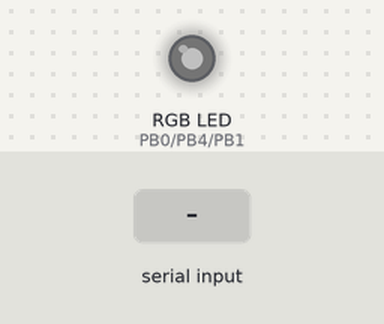
A sketch run on a simulated ATtiny85, built with avr-gcc and run on an emulated ATtiny85. Shown: an RGB LED mixed from three pins (HIGH = lit). The test bench sets the inputs (shaded band). Dim RGB values are drawn brighter than linear.

Above: at 1.2 s.
1.3 s: "90,45\n" received over the second serial link
At 2.9 s:
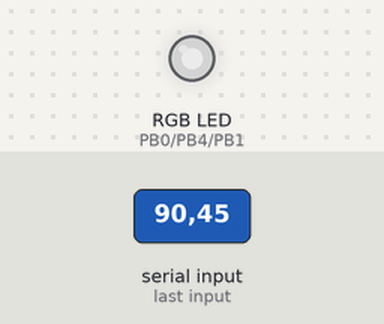
3.2 s: "0\n" received over the second serial link
At 4.3 s:
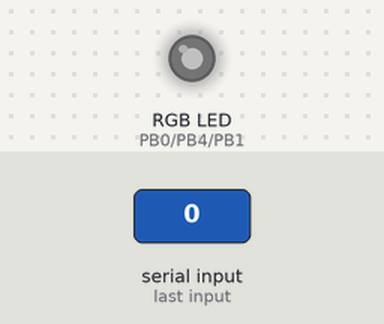
4.7 s: "5\n" received over the second serial link
At 5.4 s:
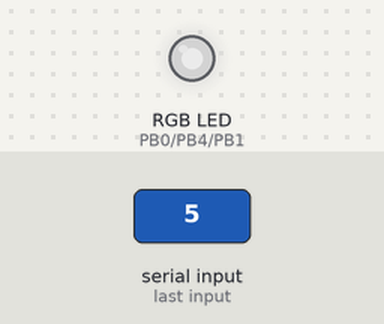
Timing chart, 0 to 7.7 s (numbered marks = the images above; inputs shaded):
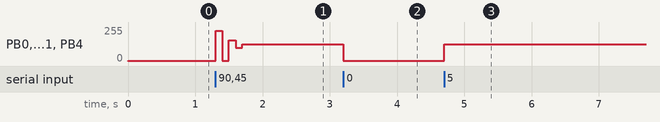

The sketch:

firmware.ino
```cpp
#include <SoftwareSerial.h>
const int redPin    =  0;
const int greenPin  =  4;
const int bluePin   =  1;
const int rstPin    = A0;

const int rxPin     =  2;
const int txPin     =  3;

char readValue = '0';

int red   = 254;
int green = 254;
int blue  = 254;

SoftwareSerial mySerial(rxPin, txPin);

void setup() {
  pinMode(rxPin,     INPUT);
  pinMode(rstPin,    INPUT);
  pinMode(redPin,   OUTPUT);
  pinMode(greenPin, OUTPUT);
  pinMode(bluePin,  OUTPUT);

  mySerial.begin(4800);
  //mySerial.begin(9600);

  // Configure counter/timer0 for fast PWM on PB0 and PB1
  TCCR0A = 3<<COM0A0 | 3<<COM0B0 | 3<<WGM00;
  TCCR0B = 0<<WGM02 | 3<<CS00; // Optional; already set
  // Configure counter/timer1 for fast PWM on PB4
  GTCCR = 1<<PWM1B | 3<<COM1B0;
  TCCR1 = 3<<COM1A0 | 7<<CS10;

  analogWrite(  redPin, red);
  analogWrite(greenPin, green);
  analogWrite( bluePin, blue);
}

int tick = 0;

void loop() {
  if (mySerial.available() > 0) {
    readValue = mySerial.read();

    if (readValue != '\n') {

      if (readValue < 65) {

        // set white via '0' - '9' chars
        red = green = blue = 254 - 25 * (readValue - 48);
        analogWrite(redPin, red);
        analogWrite(greenPin, green);
        analogWrite(bluePin, blue);

      } else {
        // ascii 'A' to 1
        readValue -= 65;

        if (readValue == 0) {
          red = 254;
          green = 254;
          blue = 254;
        } else if (readValue >= 1 && readValue < 10) {
          red = 254 - 28 * (readValue-1);
        } else if (readValue >= 10 && readValue < 19) {
          green = 254 - 28 * (readValue-10);
        } else if (readValue >= 19 && readValue < 28) {
          blue = 254 - 28 * (readValue-19);
        }

        if (red < 4) {
          digitalWrite(redPin, LOW);
        } else {
          analogWrite(redPin, red);
        }
        if (green < 4) {
          digitalWrite(greenPin, LOW);
        } else {
          analogWrite(greenPin, green);
        }
        if (blue < 4) {
          digitalWrite(bluePin, LOW);
        } else {
          analogWrite(bluePin, blue);
        }
      }
    }
  }
  delay(100);
  tick++;
  if(tick>=300) {
    tick=0;
    mySerial.println("Ping");
  }
}
```

Measured:
- after the input at 1.3 s, PB0 (redPin), PB1 (bluePin), PB4 (greenPin): 1/255 → 226/255 at once, → 1/255 0.10 s later, → 157/255 0.10 s later, → 101/255 0.10 s later, … (5 changes in this stretch)
- after the input at 3.2 s, PB0 (redPin), PB1 (bluePin), PB4 (greenPin): 126/255 → 1/255 at once
- after the input at 4.7 s, PB0 (redPin), PB1 (bluePin), PB4 (greenPin): 1/255 → 126/255 at once
